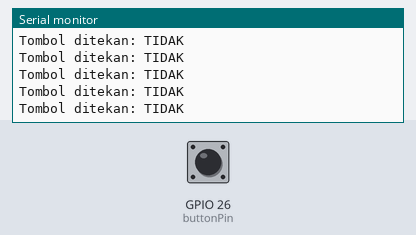
The sketch below on a simulated ESP32. Shown: the last lines printed to the serial monitor. The inputs (shaded band) are chosen by the test bench; at power-on: GPIO 26 (buttonPin) LOW.

Above: at 1.2 s.
1.3 s: GPIO 26 (buttonPin) pulled HIGH for 0.15 s
At 1.51 s:
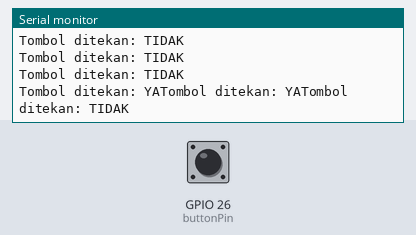
2.9 s: GPIO 26 (buttonPin) pulled HIGH for 1 s
At 3.11 s:
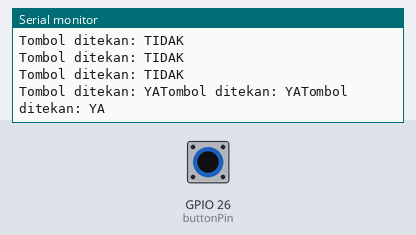

Measured:
- after the input at 1.3 s, the serial monitor: prints a new line at once (image 1)
- after the input at 2.9 s, the serial monitor: prints a new line at once (image 2)

The sketch:

LKPD_10_JOSEPH.ino
```cpp
//joseph serafino
//kelas XI TAV 1
const int buttonPin = 26;
void setup() {
  pinMode(buttonPin, INPUT);
  Serial.begin(9600);}
void loop() {
  int buttonState = digitalRead(buttonPin);
  Serial.print("Tombol ditekan: ");
  if (buttonState == HIGH){
    Serial.print("YA");
  } else {
    Serial.println("TIDAK");}
   delay(100);}
```
